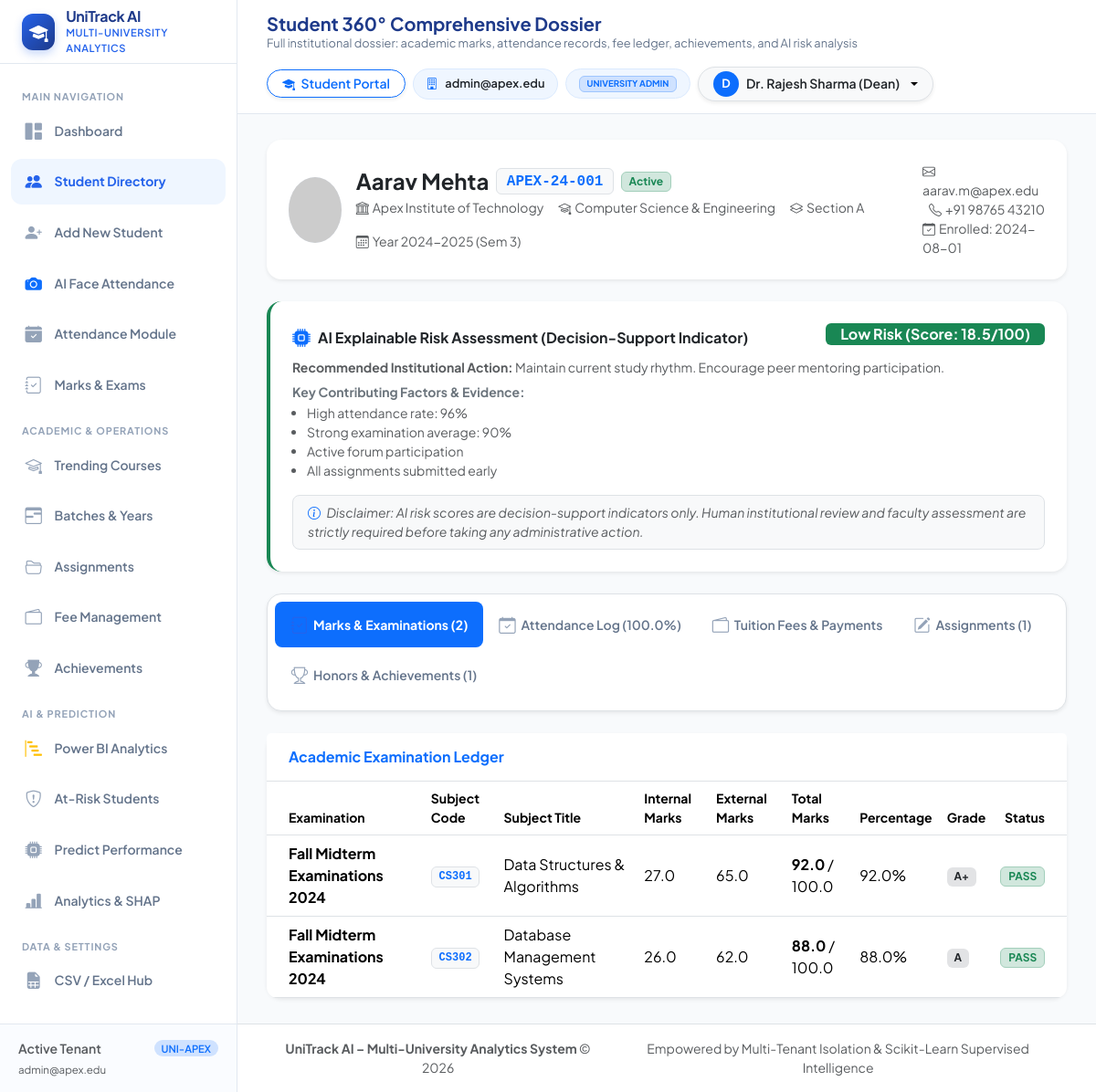
Page /students/1 (signed in) on the committed database.
### tables this page shows
CREATE TABLE students (
            id INTEGER PRIMARY KEY AUTOINCREMENT,
            university_id TEXT NOT NULL,
            student_id TEXT NOT NULL,
            full_name TEXT NOT NULL,
            email TEXT NOT NULL,
            phone TEXT,
            profile_photo TEXT,
            department_id INTEGER,
            section_id INTEGER,
            academic_year TEXT NOT NULL,
            semester INTEGER DEFAULT 1,
            enrollment_date DATE,
            enrollment_status TEXT DEFAULT 'Active', -- 'Active', 'Inactive', 'Graduated', 'Suspended'
            gender TEXT,
            age INTEGER,
            logins INTEGER DEFAULT 0,
            content_reads INTEGER DEFAULT 0,
            forum_posts INTEGER DEFAULT 0,
            quiz_reviews INTEGER DEFAULT 0,
            created_at TIMESTAMP DEFAULT CURRENT_TIMESTAMP, course_id INTEGER, course_name TEXT, batch_id INTEGER, batch_name TEXT, admission_date DATE, total_fee REAL DEFAULT 0.0, password_hash TEXT,
            UNIQUE(university_id, student_id),
            FOREIGN KEY (university_id) REFERENCES universities (id) ON DELETE CASCADE,
            FOREIGN KEY (department_id) REFERENCES departments (id) ON DELETE SET NULL,
            FOREIGN KEY (section_id) REFERENCES sections (id) ON DELETE SET NULL
        );

CREATE TABLE universities (
            id TEXT PRIMARY KEY,
            name TEXT NOT NULL,
            email TEXT UNIQUE NOT NULL,
            address TEXT,
            status TEXT NOT NULL DEFAULT 'pending', -- 'pending', 'active', 'suspended', 'inactive'
            subscription_plan TEXT DEFAULT 'Standard',
            created_at TIMESTAMP DEFAULT CURRENT_TIMESTAMP,
            approved_at TIMESTAMP,
            approved_by TEXT
        );

CREATE TABLE departments (
            id INTEGER PRIMARY KEY AUTOINCREMENT,
            university_id TEXT NOT NULL,
            code TEXT NOT NULL,
            name TEXT NOT NULL,
            head_of_dept TEXT,
            created_at TIMESTAMP DEFAULT CURRENT_TIMESTAMP,
            UNIQUE(university_id, code),
            FOREIGN KEY (university_id) REFERENCES universities (id) ON DELETE CASCADE
        );

CREATE TABLE sections (
            id INTEGER PRIMARY KEY AUTOINCREMENT,
            university_id TEXT NOT NULL,
            department_id INTEGER NOT NULL,
            name TEXT NOT NULL,
            academic_year TEXT NOT NULL,
            created_at TIMESTAMP DEFAULT CURRENT_TIMESTAMP,
            UNIQUE(university_id, department_id, name, academic_year),
            FOREIGN KEY (university_id) REFERENCES universities (id) ON DELETE CASCADE,
            FOREIGN KEY (department_id) REFERENCES departments (id) ON DELETE CASCADE
        );

CREATE TABLE risk_predictions (
            id INTEGER PRIMARY KEY AUTOINCREMENT,
            university_id TEXT NOT NULL,
            student_id INTEGER NOT NULL,
            risk_level TEXT NOT NULL, -- 'Low Risk', 'Medium Risk', 'High Risk'
            risk_score REAL NOT NULL, -- 0 to 100
            reasons TEXT, -- JSON array of factors
            recommended_action TEXT,
            evaluated_at TIMESTAMP DEFAULT CURRENT_TIMESTAMP,
            UNIQUE(university_id, student_id),
            FOREIGN KEY (university_id) REFERENCES universities (id) ON DELETE CASCADE,
            FOREIGN KEY (student_id) REFERENCES students (id) ON DELETE CASCADE
        );

CREATE TABLE marks (
            id INTEGER PRIMARY KEY AUTOINCREMENT,
            university_id TEXT NOT NULL,
            student_id INTEGER NOT NULL,
            subject_id INTEGER NOT NULL,
            examination_id INTEGER NOT NULL,
            internal_marks REAL DEFAULT 0.0,
            external_marks REAL DEFAULT 0.0,
            total_marks REAL NOT NULL,
            max_marks REAL NOT NULL DEFAULT 100.0,
            pass_marks REAL NOT NULL DEFAULT 40.0,
            percentage REAL NOT NULL,
            grade TEXT,
            is_pass INTEGER NOT NULL DEFAULT 1,
            entered_by INTEGER,
            created_at TIMESTAMP DEFAULT CURRENT_TIMESTAMP,
            UNIQUE(university_id, student_id, subject_id, examination_id),
            FOREIGN KEY (university_id) REFERENCES universities (id) ON DELETE CASCADE,
            FOREIGN KEY (student_id) REFERENCES students (id) ON DELETE CASCADE,
            FOREIGN KEY (subject_id) REFERENCES subjects (id) ON DELETE CASCADE,
            FOREIGN KEY (examination_id) REFERENCES examinations (id) ON DELETE CASCADE,
            FOREIGN KEY (entered_by) REFERENCES users (id) ON DELETE SET NULL
        );

CREATE TABLE examinations (
            id INTEGER PRIMARY KEY AUTOINCREMENT,
            university_id TEXT NOT NULL,
            name TEXT NOT NULL,
            exam_type TEXT NOT NULL, -- 'Midterm', 'Final', 'Quiz', 'Lab', 'Internal'
            academic_year TEXT NOT NULL,
            semester INTEGER DEFAULT 1,
            exam_date DATE,
            created_at TIMESTAMP DEFAULT CURRENT_TIMESTAMP,
            FOREIGN KEY (university_id) REFERENCES universities (id) ON DELETE CASCADE
        );

CREATE TABLE subjects (
            id INTEGER PRIMARY KEY AUTOINCREMENT,
            university_id TEXT NOT NULL,
            department_id INTEGER,
            code TEXT NOT NULL,
            name TEXT NOT NULL,
            credits INTEGER DEFAULT 3,
            semester INTEGER DEFAULT 1,
            created_at TIMESTAMP DEFAULT CURRENT_TIMESTAMP,
            UNIQUE(university_id, code),
            FOREIGN KEY (university_id) REFERENCES universities (id) ON DELETE CASCADE,
            FOREIGN KEY (department_id) REFERENCES departments (id) ON DELETE SET NULL
        );

### Student_Performance_Analytics/app.py (the view)
@app.route('/students/<int:student_pk>')
@login_required
@permission_required('students')
def student_profile_view(student_pk):
    uni_id = get_current_university_id()
    dossier = TenantService.get_student_360(uni_id, student_pk)
    if not dossier:
        log_audit_event('UNAUTHORIZED_STUDENT_ACCESS', f"Attempted to access student_pk {student_pk}")
        abort(403, description="Access Denied: Student does not belong to your university.")
    return render_template('student_profile.html', active_page='students', dossier=dossier)

### Student_Performance_Analytics/templates/student_profile.html (shortened to what this page needs)
{% extends "base.html" %}
{% block page_title %}Student 360° Comprehensive Dossier{% endblock %}
{% block page_subtitle %}Full institutional dossier: academic marks, attendance records, fee ledger, achievements, and AI risk analysis{% endblock %}
{% block content %}
<div class="card border-0 shadow-sm rounded-4 mb-4 overflow-hidden">
    <div class="card-body p-4">
        <div class="d-flex flex-column flex-md-row justify-content-between align-items-md-center gap-3">
            <div class="d-flex align-items-center gap-3">
                <div class="rounded-circle bg-primary bg-opacity-10 text-primary d-flex align-items-center justify-content-center fw-bold fs-3" style="width: 72px; height: 72px;">
                    {% if dossier.student.profile_photo %}
                        <img src="{{ dossier.student.profile_photo }}" alt="Avatar" class="rounded-circle w-100 h-100 object-fit-cover">
                    {% else %}
                        {{ dossier.student.full_name[:1] }}
                    {% endif %}
                </div>
                <div>
                    <div class="d-flex align-items-center gap-2 mb-1">
                        <h4 class="fw-bold mb-0 text-dark">{{ dossier.student.full_name }}</h4>
                        <span class="badge bg-light text-primary border font-monospace fs-6">{{ dossier.student.student_id }}</span>
                        {% if dossier.student.enrollment_status == 'Active' %}
                            <span class="badge bg-success-subtle text-success border border-success-subtle">Active</span>
                        {% else %}
                            <span class="badge bg-secondary-subtle text-secondary border">{{ dossier.student.enrollment_status }}</span>
                        {% endif %}
                    </div>
                    <div class="text-muted small d-flex flex-wrap gap-3">
                        <span><i class="bi bi-bank me-1"></i>{{ dossier.student.uni_name }}</span>
                        <span><i class="bi bi-mortarboard me-1"></i>{{ dossier.student.dept_name or 'General' }}</span>
                        <span><i class="bi bi-layers me-1"></i>{{ dossier.student.sec_name or 'Default' }}</span>
                        <span><i class="bi bi-calendar3 me-1"></i>Year {{ dossier.student.academic_year }} (Sem {{ dossier.student.semester }})</span>
                    </div>
                </div>
            </div>
            <div class="d-flex flex-column align-items-md-end text-muted small">
                <span><i class="bi bi-envelope me-1"></i>{{ dossier.student.email }}</span>
                <span><i class="bi bi-telephone me-1"></i>{{ dossier.student.phone or 'Not provided' }}</span>
                <span><i class="bi bi-calendar-check me-1"></i>Enrolled: {{ dossier.student.enrollment_date or 'N/A' }}</span>
            </div>
        </div>
    </div>
</div>
{% if dossier.risk %}
<div class="card border-0 shadow-sm rounded-4 mb-4 border-start
    {% if dossier.risk.risk_level == 'High Risk' %}border-danger border-4
    {% elif dossier.risk.risk_level == 'Medium Risk' %}border-warning border-4
    {% else %}border-success border-4{% endif %}">
    <div class="card-body p-4">
        <div class="d-flex justify-content-between align-items-start mb-2">
            <div class="d-flex align-items-center gap-2">
                <i class="bi bi-cpu-fill text-primary fs-5"></i>
                <h6 class="fw-bold mb-0 text-dark">AI Explainable Risk Assessment (Decision-Support Indicator)</h6>
            </div>
            <span class="badge
                {% if dossier.risk.risk_level == 'High Risk' %}bg-danger
                {% elif dossier.risk.risk_level == 'Medium Risk' %}bg-warning text-dark
                {% else %}bg-success{% endif %} fs-6 px-3 py-1">
                {{ dossier.risk.risk_level }} (Score: {{ dossier.risk.risk_score }}/100)
            </span>
        </div>
        <p class="small text-muted mb-2"><strong>Recommended Institutional Action:</strong> {{ dossier.risk.recommended_action }}</p>
        <h6 class="small fw-bold text-secondary mb-1">Key Contributing Factors & Evidence:</h6>
        <ul class="small text-muted mb-3 ps-3">
            {% for r in dossier.risk.reasons %}
                <li>{{ r }}</li>
            {% endfor %}
        </ul>
        <div class="p-2 px-3 bg-light rounded-3 small text-muted border">
            <i class="bi bi-info-circle me-1 text-primary"></i> <em>Disclaimer: AI risk scores are decision-support indicators only. Human institutional review and faculty assessment are strictly required before taking any administrative action.</em>
        </div>
    </div>
</div>
{% endif %}
<ul class="nav nav-pills mb-4 bg-white p-2 rounded-4 shadow-sm border" id="dossierTabs" role="tablist">
    <li class="nav-item">
        <button class="nav-link active rounded-3 px-3" data-bs-toggle="pill" data-bs-target="#marks-pane">
            <i class="bi bi-journal-check me-1"></i>Marks & Examinations ({{ dossier.marks|length }})
        </button>
    </li>
    <li class="nav-item">
        <button class="nav-link rounded-3 px-3" data-bs-toggle="pill" data-bs-target="#attendance-pane">
            <i class="bi bi-calendar-check me-1"></i>Attendance Log ({{ dossier.attendance_summary.percentage }}%)
        </button>
    </li>
    <li class="nav-item">
        <button class="nav-link rounded-3 px-3" data-bs-toggle="pill" data-bs-target="#fees-pane">
            <i class="bi bi-wallet2 me-1"></i>Tuition Fees & Payments
        </button>
    </li>
    <li class="nav-item">
        <button class="nav-link rounded-3 px-3" data-bs-toggle="pill" data-bs-target="#assignments-pane">
            <i class="bi bi-pencil-square me-1"></i>Assignments ({{ dossier.assignments|length }})
        </button>
    </li>
    <li class="nav-item">
        <button class="nav-link rounded-3 px-3" data-bs-toggle="pill" data-bs-target="#achievements-pane">
            <i class="bi bi-trophy me-1"></i>Honors & Achievements ({{ dossier.achievements|length }})
        </button>
    </li>
</ul>
<div class="tab-content" id="dossierTabContent">
    <div class="tab-pane fade show active" id="marks-pane">
        <div class="card border-0 shadow-sm rounded-4">
            <div class="card-header bg-white border-bottom py-3 px-4">
                <h6 class="fw-bold mb-0 text-primary">Academic Examination Ledger</h6>
            </div>
            <div class="card-body p-0">
                <div class="table-responsive">
                    <table class="table table-hover align-middle mb-0">
                        <thead class="bg-light text-secondary small">
                            <tr>
                                <th class="ps-4">Examination</th>
                                <th>Subject Code</th>
                                <th>Subject Title</th>
                                <th>Internal Marks</th>
                                <th>External Marks</th>
                                <th>Total Marks</th>
                                <th>Percentage</th>
                                <th>Grade</th>
                                <th class="text-end pe-4">Status</th>
                            </tr>
                        </thead>
                        <tbody>
                            {% for m in dossier.marks %}
                            <tr>
                                <td class="ps-4"><strong>{{ m.exam_name }}</strong></td>
                                <td><span class="badge bg-light text-primary border font-monospace">{{ m.sub_code }}</span></td>
                                <td>{{ m.sub_name }}</td>
                                <td>{{ m.internal_marks }}</td>
                                <td>{{ m.external_marks }}</td>
                                <td><strong>{{ m.total_marks }}</strong> / {{ m.max_marks }}</td>
                                <td>{{ m.percentage }}%</td>
                                <td><span class="badge bg-secondary-subtle text-dark">{{ m.grade }}</span></td>
                                <td class="text-end pe-4">
                                    {% if m.is_pass == 1 %}
                                        <span class="badge bg-success-subtle text-success border border-success-subtle">PASS</span>
                                    {% else %}
                                        <span class="badge bg-danger-subtle text-danger border border-danger-subtle">FAIL</span>
                                    {% endif %}
                                </td>
                            </tr>
                            {% else %}
                            <tr><td colspan="9" class="text-center py-4 text-muted">No examination marks recorded yet.</td></tr>
                            {% endfor %}
                        </tbody>
                    </table>
                </div>
            </div>
        </div>
    </div>
</div>
{% endblock %}

### rows in the picture
students: student.profile_photo (picture), student.full_name "Aarav Mehta", student.student_id "APEX-24-001", student.academic_year "2024-2025", student.semester "3", student.email "aarav.m@apex.edu", student "+91 98765 43210", student "2024-08-01"
universities: student.uni_name "Apex Institute of Technology"
departments: student "Computer Science & Engineering"
sections: student "Section A"
risk_predictions: risk.risk_level "Low Risk", risk.risk_score "18.5", risk.recommended_action "Maintain current study rhythm. Encourage peer mentoring participation."
marks: exam_name "Fall Midterm Examinations 2024", sub_code "CS301", sub_name "Data Structures & Algorithms", internal_marks "27.0", external_marks "65.0", total_marks "92.0", max_marks "100.0", percentage "92.0", grade "A+", is_pass "PASS"
marks: exam_name "Fall Midterm Examinations 2024", sub_code "CS302", sub_name "Database Management Systems", internal_marks "26.0", external_marks "62.0", total_marks "88.0", max_marks "100.0", percentage "88.0", grade "A", is_pass "PASS"

### other values in the picture
{{ current_user.university_name if current_user else 'UniTrack Global' }} "admin@apex.edu"
{{ current_user.university_name }} "admin@apex.edu"
{{ current_user.role.replace('_', ' ') }} "UNIVERSITY ADMIN"
{{ current_user.full_name[:1] }} "D"
{{ current_user.full_name }} "Dr. Rajesh Sharma (Dean)"
{{ r }} "High attendance rate: 96%" "Strong examination average: 90%" "Active forum participation" "All assignments submitted early"
{{ dossier.marks|length }} "2"
{{ dossier.attendance_summary.percentage }} "100.0"
{{ dossier.assignments|length }} "1"
{{ dossier.achievements|length }} "1"
